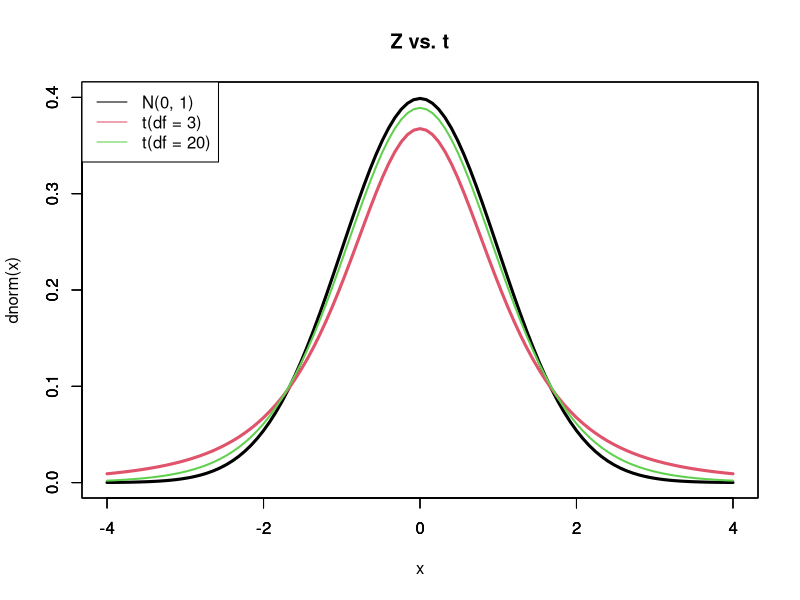
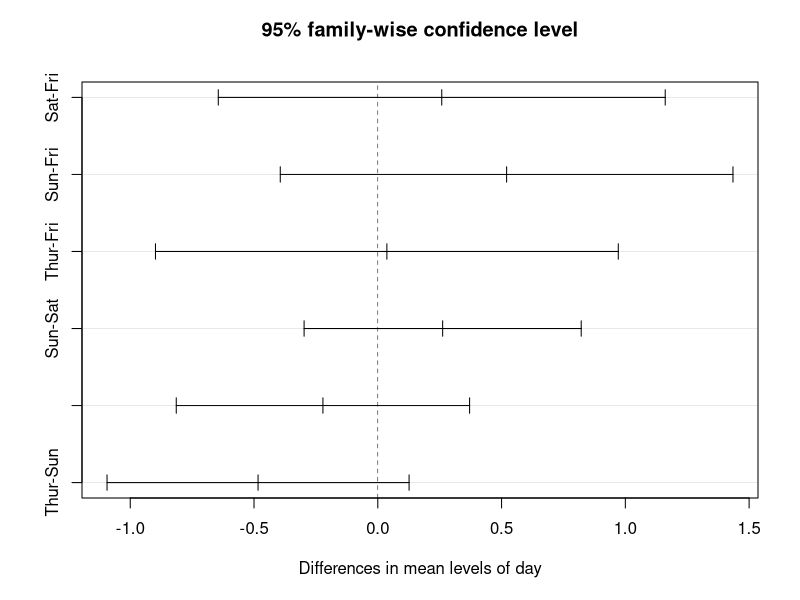
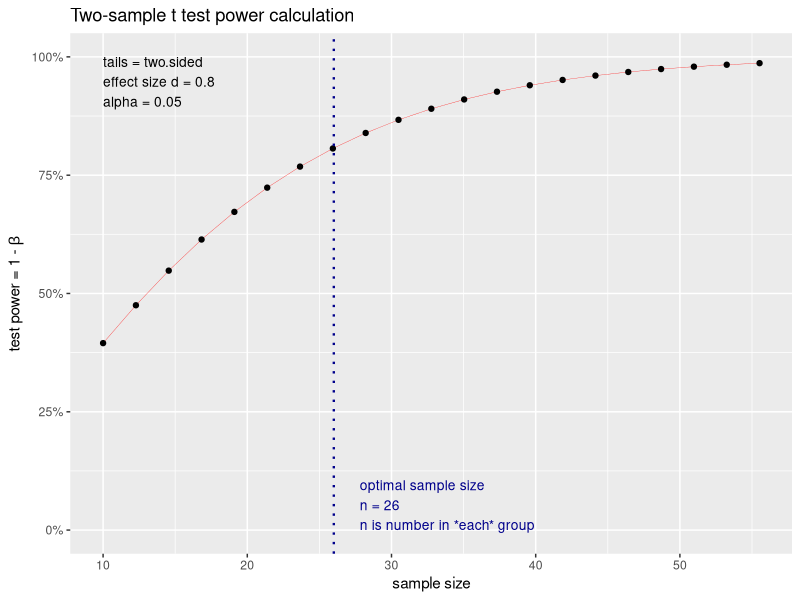

These figures' R source, in order:
## ---- chunk 1
dice <- matrix(c("確率", "1/6", "1/6", "1/6", "1/6", "1/6", "1/6"), nrow = 1)
colnames(dice) <- c("x", "1", "2", "3", "4", "5", "6")
knitr::kable(dice, caption = "サイコロの確率分布", align = "ccccccc")
## ---- chunk 2
set.seed(442)# 乱数の再現性確保のための指示。関数内の数字に特に意味はないため各自別の値を使っても良い。
die <- 1:6
d <- sample(die,size=1,replace = TRUE)
d
## ---- chunk 3
set.seed(352) 
d1 <- sample(die,size=10,replace = TRUE)
d2 <- sample(die,size=10,replace = TRUE)
d3 <- sample(die,size=10,replace = TRUE)
d_mean <- matrix(c(mean(d1),mean(d2),mean(d3)),nrow = 1)
colnames(d_mean) <- c("d1の平均", "d2の平均", "d3の平均")
knitr::kable(d_mean, caption = "サイコロの標本平均比較", align = "ccc")
## ---- chunk 4
set.seed(541) 
d10 <- sample(die,size=10,replace = TRUE)
d100 <- sample(die,size=100,replace = TRUE)
d1000 <- sample(die,size=1000,replace = TRUE)
d_lln <- matrix(c(mean(d10),mean(d100),mean(d1000)),nrow = 1)
colnames(d_lln) <- c("10回試行の平均", "100回試行の平均", "1,000回試行の平均")
knitr::kable(d_lln, caption = "サイコロの標本平均比較２", align = "ccc")
## ---- chunk 5
curve(dnorm, -4, 4, type = "l", col = 1, lwd = 3, xlim=c(-4,4), ylim=c(0,0.4))
par(new=T)
curve(dt(x, 3), -4, 4, type="l", col = 2, lwd = 3, xlim=c(-4,4), ylim=c(0,0.4), ann = FALSE)
par(new=T)
curve(dt(x, 10), -4, 4, type="l", col = 3, lwd = 2, xlim=c(-4,4), ylim=c(0,0.4), ann = FALSE)
legend("topleft", legend=c("N(0, 1)", "t(df = 3)", "t(df = 20)"), lty=1, col=1:3)
title("Z vs. t")
## ---- chunk 6
bulb_alt <- matrix(c(
  1939.6, 1680.3, 1982.1, 2215.6,
  2092.5, 1928.9, 2003.8, 1955.5,
  1800.1, 1659.5, 2066.2, 2107.2,
  2085.5, 1878.6, 2007.6, 1816.1),nrow = 1)
knitr::kable(bulb_alt)
## ---- chunk 7
bulb <- c(
  1939.6, 1680.3, 1982.1, 2215.6,
  2092.5, 1928.9, 2003.8, 1955.5,
  1800.1, 1659.5, 2066.2, 2107.2,
  2085.5, 1878.6, 2007.6, 1816.1)

bulb_ci <- t.test(bulb) #t検定の実施と格納
bulb_ci$conf.int #信頼区間の出力（デフォルトで95%信頼水準）
## ---- chunk 8
qnorm(0.025, lower.tail=FALSE)
## ---- chunk 9
n <- length(bulb)
z <- qnorm(0.025, lower.tail=FALSE)
xbar <- mean(bulb)
sigma <- 180
#信頼区間の計算
upper <- xbar+z*(sigma/sqrt(n))
lower <- xbar-z*(sigma/sqrt(n))
#結果のまとめと出力
ci.bulb <- matrix(c(lower,upper),nrow=1)
colnames(ci.bulb) <- c("ci.lower", "ci.upper")
knitr::kable(ci.bulb, caption = "Bulb data CI（95%）", align = "cc")
## ---- chunk 10
reject <- c("H0を棄却", "H0を採択")
t <- c("Type 1 error","✓")
f <- c("✓","Type 2 error")
tab_error <- cbind(reject,t,f)
colnames(tab_error) <- c(" ", "H0が真", "H0が偽")
knitr::kable(tab_error, caption = "検定の誤り", align = "ccc")

## ---- chunk 11
mean(bulb)
## ---- chunk 12
t.test(bulb, alternative = "two.sided", mu = 1800)
## ---- chunk 13
n <- length(bulb)
z <- qnorm(0.025, lower.tail=FALSE)
xbar <- mean(bulb)
sigma <- 180
mu <- 1800

#Test statistic
Z <- (xbar - mu)/(sigma/sqrt(n))
Z
## ---- chunk 14
library(tidyverse)
firmdata <- readxl::read_xlsx("data/MktRes_firmdata.xlsx")
firm2018 <- firmdata %>% 
  filter(fyear == 2018) %>% 
  mutate(ad_dummy = ifelse(adint > median(adint),1, 0))

t.test(sales ~ ad_dummy, data = firm2018)
t.test(sales ~ ad_dummy, data = firm2018,var.equal=T)
## ---- chunk 15
var.test(sales ~ ad_dummy, data = firm2018, ratio = 1)

## ---- chunk 16
library(reshape2)
str(tips)
## ---- chunk 17
s <- aov(tip ~ day, data = tips)
anova(s)
## ---- chunk 18
tukey_result <- TukeyHSD(s)
tukey_result
plot(tukey_result)
## ---- chunk 19
library(pwr)
## ---- chunk 20
est_n <- pwr.t.test(d=0.8, power=0.8, sig.level=0.05)
est_n
## ---- chunk 21
plot(est_n)
## ---- chunk 22
pwr.t.test(d=0.8, n=26, sig.level=0.05)
